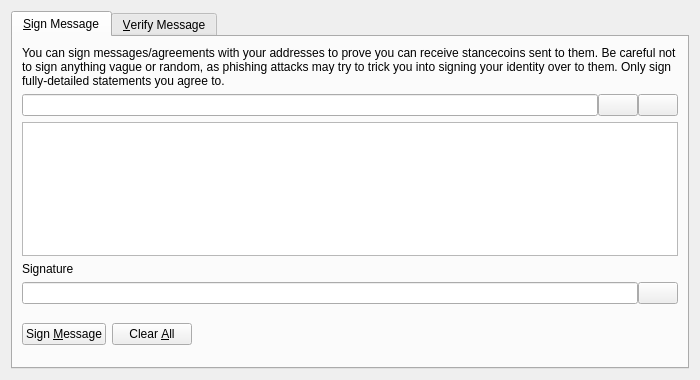
<?xml version="1.0" encoding="UTF-8"?>
<ui version="4.0">
 <class>SignVerifyMessageDialog</class>
 <widget class="QDialog" name="SignVerifyMessageDialog">
  <property name="geometry">
   <rect>
    <x>0</x>
    <y>0</y>
    <width>700</width>
    <height>380</height>
   </rect>
  </property>
  <property name="windowTitle">
   <string>Signatures - Sign / Verify a Message</string>
  </property>
  <property name="modal">
   <bool>true</bool>
  </property>
  <layout class="QVBoxLayout" name="verticalLayout">
   <item>
    <widget class="QTabWidget" name="tabWidget">
     <property name="currentIndex">
      <number>0</number>
     </property>
     <widget class="QWidget" name="tabSignMessage">
      <attribute name="title">
       <string>&amp;Sign Message</string>
      </attribute>
      <layout class="QVBoxLayout" name="verticalLayout_SM">
       <item>
        <widget class="QLabel" name="infoLabel_SM">
         <property name="text">
          <string>You can sign messages/agreements with your addresses to prove you can receive stancecoins sent to them. Be careful not to sign anything vague or random, as phishing attacks may try to trick you into signing your identity over to them. Only sign fully-detailed statements you agree to.</string>
         </property>
         <property name="textFormat">
          <enum>Qt::PlainText</enum>
         </property>
         <property name="wordWrap">
          <bool>true</bool>
         </property>
        </widget>
       </item>
       <item>
        <layout class="QHBoxLayout" name="horizontalLayout_1_SM">
         <property name="spacing">
          <number>0</number>
         </property>
         <item>
          <widget class="QValidatedLineEdit" name="addressIn_SM">
           <property name="toolTip">
            <string>The Stancecoin address to sign the message with</string>
           </property>
          </widget>
         </item>
         <item>
          <widget class="QPushButton" name="addressBookButton_SM">
           <property name="toolTip">
            <string>Choose previously used address</string>
           </property>
           <property name="text">
            <string/>
           </property>
           <property name="icon">
            <iconset resource="../stancecoin.qrc">
             <normaloff>:/icons/address-book</normaloff>:/icons/address-book</iconset>
           </property>
           <property name="shortcut">
            <string>Alt+A</string>
           </property>
           <property name="autoDefault">
            <bool>false</bool>
           </property>
          </widget>
         </item>
         <item>
          <widget class="QPushButton" name="pasteButton_SM">
           <property name="toolTip">
            <string>Paste address from clipboard</string>
           </property>
           <property name="text">
            <string/>
           </property>
           <property name="icon">
            <iconset resource="../stancecoin.qrc">
             <normaloff>:/icons/editpaste</normaloff>:/icons/editpaste</iconset>
           </property>
           <property name="shortcut">
            <string>Alt+P</string>
           </property>
           <property name="autoDefault">
            <bool>false</bool>
           </property>
          </widget>
         </item>
        </layout>
       </item>
       <item>
        <widget class="QPlainTextEdit" name="messageIn_SM">
         <property name="toolTip">
          <string>Enter the message you want to sign here</string>
         </property>
        </widget>
       </item>
       <item>
        <widget class="QLabel" name="signatureLabel_SM">
         <property name="text">
          <string>Signature</string>
         </property>
         <property name="textFormat">
          <enum>Qt::PlainText</enum>
         </property>
        </widget>
       </item>
       <item>
        <layout class="QHBoxLayout" name="horizontalLayout_2_SM">
         <property name="spacing">
          <number>0</number>
         </property>
         <item>
          <widget class="QLineEdit" name="signatureOut_SM">
           <property name="font">
            <font>
             <italic>true</italic>
            </font>
           </property>
           <property name="readOnly">
            <bool>true</bool>
           </property>
          </widget>
         </item>
         <item>
          <widget class="QPushButton" name="copySignatureButton_SM">
           <property name="toolTip">
            <string>Copy the current signature to the system clipboard</string>
           </property>
           <property name="text">
            <string/>
           </property>
           <property name="icon">
            <iconset resource="../stancecoin.qrc">
             <normaloff>:/icons/editcopy</normaloff>:/icons/editcopy</iconset>
           </property>
           <property name="autoDefault">
            <bool>false</bool>
           </property>
          </widget>
         </item>
        </layout>
       </item>
       <item>
        <layout class="QHBoxLayout" name="horizontalLayout_3_SM">
         <item>
          <widget class="QPushButton" name="signMessageButton_SM">
           <property name="toolTip">
            <string>Sign the message to prove you own this Stancecoin address</string>
           </property>
           <property name="text">
            <string>Sign &amp;Message</string>
           </property>
           <property name="icon">
            <iconset resource="../stancecoin.qrc">
             <normaloff>:/icons/edit</normaloff>:/icons/edit</iconset>
           </property>
           <property name="autoDefault">
            <bool>false</bool>
           </property>
          </widget>
         </item>
         <item>
          <widget class="QPushButton" name="clearButton_SM">
           <property name="toolTip">
            <string>Reset all sign message fields</string>
           </property>
           <property name="text">
            <string>Clear &amp;All</string>
           </property>
           <property name="icon">
            <iconset resource="../stancecoin.qrc">
             <normaloff>:/icons/remove</normaloff>:/icons/remove</iconset>
           </property>
           <property name="autoDefault">
            <bool>false</bool>
           </property>
          </widget>
         </item>
         <item>
          <spacer name="horizontalSpacer_1_SM">
           <property name="orientation">
            <enum>Qt::Horizontal</enum>
           </property>
           <property name="sizeHint" stdset="0">
            <size>
             <width>40</width>
             <height>48</height>
            </size>
           </property>
          </spacer>
         </item>
         <item>
          <widget class="QLabel" name="statusLabel_SM">
           <property name="font">
            <font>
             <weight>75</weight>
             <bold>true</bold>
            </font>
           </property>
           <property name="text">
            <string/>
           </property>
           <property name="wordWrap">
            <bool>true</bool>
           </property>
          </widget>
         </item>
         <item>
          <spacer name="horizontalSpacer_2_SM">
           <property name="orientation">
            <enum>Qt::Horizontal</enum>
           </property>
           <property name="sizeHint" stdset="0">
            <size>
             <width>40</width>
             <height>48</height>
            </size>
           </property>
          </spacer>
         </item>
        </layout>
       </item>
      </layout>
     </widget>
     <widget class="QWidget" name="tabVerifyMessage">
      <attribute name="title">
       <string>&amp;Verify Message</string>
      </attribute>
      <layout class="QVBoxLayout" name="verticalLayout_VM">
       <item>
        <widget class="QLabel" name="infoLabel_VM">
         <property name="text">
          <string>Enter the receiver's address, message (ensure you copy line breaks, spaces, tabs, etc. exactly) and signature below to verify the message. Be careful not to read more into the signature than what is in the signed message itself, to avoid being tricked by a man-in-the-middle attack. Note that this only proves the signing party receives with the address, it cannot prove sendership of any transaction!</string>
         </property>
         <property name="textFormat">
          <enum>Qt::PlainText</enum>
         </property>
         <property name="alignment">
          <set>Qt::AlignLeading|Qt::AlignLeft|Qt::AlignTop</set>
         </property>
         <property name="wordWrap">
          <bool>true</bool>
         </property>
        </widget>
       </item>
       <item>
        <layout class="QHBoxLayout" name="horizontalLayout_1_VM">
         <property name="spacing">
          <number>0</number>
         </property>
         <item>
          <widget class="QValidatedLineEdit" name="addressIn_VM">
           <property name="toolTip">
            <string>The Stancecoin address the message was signed with</string>
           </property>
          </widget>
         </item>
         <item>
          <widget class="QPushButton" name="addressBookButton_VM">
           <property name="toolTip">
            <string>Choose previously used address</string>
           </property>
           <property name="text">
            <string/>
           </property>
           <property name="icon">
            <iconset resource="../stancecoin.qrc">
             <normaloff>:/icons/address-book</normaloff>:/icons/address-book</iconset>
           </property>
           <property name="shortcut">
            <string>Alt+A</string>
           </property>
           <property name="autoDefault">
            <bool>false</bool>
           </property>
          </widget>
         </item>
        </layout>
       </item>
       <item>
        <widget class="QPlainTextEdit" name="messageIn_VM"/>
       </item>
       <item>
        <widget class="QValidatedLineEdit" name="signatureIn_VM"/>
       </item>
       <item>
        <layout class="QHBoxLayout" name="horizontalLayout_2_VM">
         <item>
          <widget class="QPushButton" name="verifyMessageButton_VM">
           <property name="toolTip">
            <string>Verify the message to ensure it was signed with the specified Stancecoin address</string>
           </property>
           <property name="text">
            <string>Verify &amp;Message</string>
           </property>
           <property name="icon">
            <iconset resource="../stancecoin.qrc">
             <normaloff>:/icons/transaction_0</normaloff>:/icons/transaction_0</iconset>
           </property>
           <property name="autoDefault">
            <bool>false</bool>
           </property>
          </widget>
         </item>
         <item>
          <widget class="QPushButton" name="clearButton_VM">
           <property name="toolTip">
            <string>Reset all verify message fields</string>
           </property>
           <property name="text">
            <string>Clear &amp;All</string>
           </property>
           <property name="icon">
            <iconset resource="../stancecoin.qrc">
             <normaloff>:/icons/remove</normaloff>:/icons/remove</iconset>
           </property>
           <property name="autoDefault">
            <bool>false</bool>
           </property>
          </widget>
         </item>
         <item>
          <spacer name="horizontalSpacer_1_VM">
           <property name="orientation">
            <enum>Qt::Horizontal</enum>
           </property>
           <property name="sizeHint" stdset="0">
            <size>
             <width>40</width>
             <height>48</height>
            </size>
           </property>
          </spacer>
         </item>
         <item>
          <widget class="QLabel" name="statusLabel_VM">
           <property name="font">
            <font>
             <weight>75</weight>
             <bold>true</bold>
            </font>
           </property>
           <property name="text">
            <string/>
           </property>
           <property name="wordWrap">
            <bool>true</bool>
           </property>
          </widget>
         </item>
         <item>
          <spacer name="horizontalSpacer_2_VM">
           <property name="orientation">
            <enum>Qt::Horizontal</enum>
           </property>
           <property name="sizeHint" stdset="0">
            <size>
             <width>40</width>
             <height>48</height>
            </size>
           </property>
          </spacer>
         </item>
        </layout>
       </item>
      </layout>
     </widget>
    </widget>
   </item>
  </layout>
 </widget>
 <customwidgets>
  <customwidget>
   <class>QValidatedLineEdit</class>
   <extends>QLineEdit</extends>
   <header>qt/qvalidatedlineedit.h</header>
  </customwidget>
 </customwidgets>
 <resources>
  <include location="../stancecoin.qrc"/>
 </resources>
 <connections/>
</ui>
